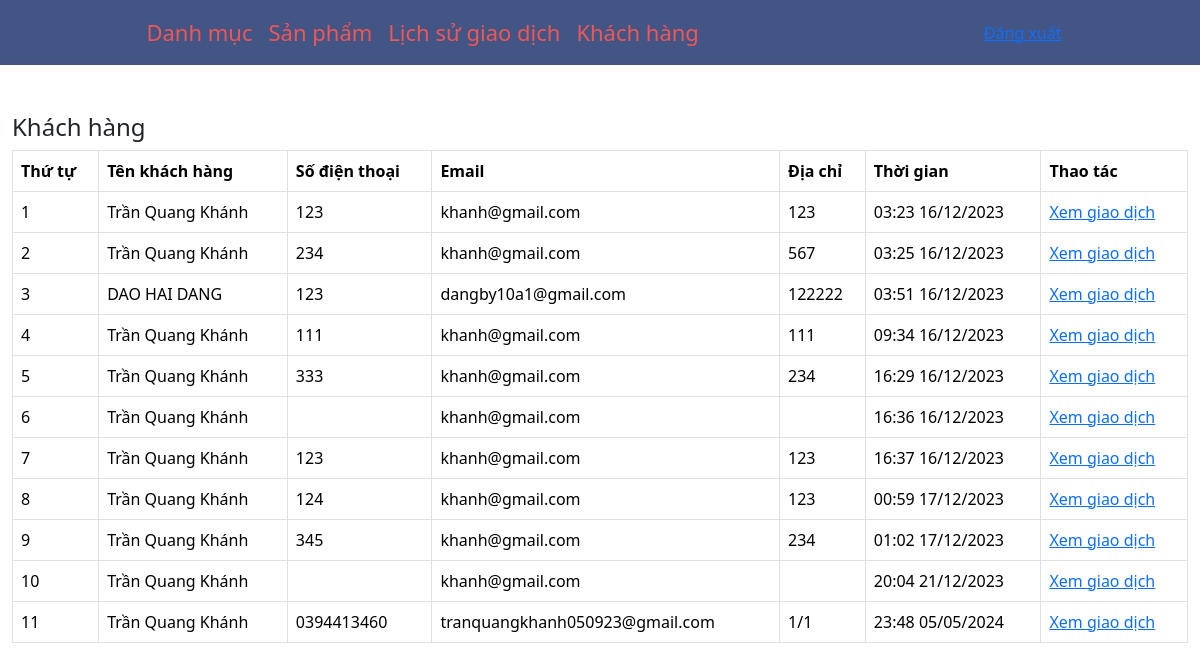
The app's page /admin/xulykhachhang.php with its own data.
### tables this page shows
CREATE TABLE `orders` (
  `order_id` int(11) NOT NULL,
  `fullname` varchar(100) NOT NULL,
  `email` varchar(100) NOT NULL,
  `phone_number` varchar(20) NOT NULL,
  `address` varchar(100) NOT NULL,
  `note` varchar(100) NOT NULL,
  `order_date` varchar(100) NOT NULL,
  `quantity` int(11) NOT NULL,
  `price` float NOT NULL,
  `payment_method` varchar(20) NOT NULL
);

### admin/xulykhachhang.php (the view, shortened to what this page needs)
<?php
	include('../database/connect.php');
?>
<!DOCTYPE html>
<html lang="en">
<head>
    <link href="../assets/css/boostrap.css" rel="stylesheet" type="text/css" media="all" />
</head>
<body>
    <nav class="navbar navbar-expand-lg navbar-light bg-light">
        <div class="collapse navbar-collapse" id="navbarNav">
            <ul class="navbar-nav">
                <li class="nav-item">
                    <a class="nav-link" href="xulydanhmuc.php">Danh mục</a>
                </li>
                <li class="nav-item">
                    <a class="nav-link" href="xulysanpham.php">Sản phẩm</a>
                </li>
                <li class="nav-item">
                    <a class="nav-link" href="xulykhachhang.php">Lịch sử giao dịch</a>
                </li>
                <li class="nav-item">
                    <a class="nav-link" href="xulykhachhang.php">Khách hàng</a>
                </li>
            </ul>
            <div style="text-align:right">
                <a href="../include/login.php">Đăng xuất</a>
            </div>
        </div>
    </nav><br><br>
    <div class="container-fluid">
        <div class="row">
            <div class="col-md-12">
                <h4>Khách hàng</h4>
                <?php
				$sql="SELECT * FROM orders";
                $result = mysqli_query($connect,$sql);
				?>
                <table class="table table-bordered ">
                    <tr>
                        <th>Thứ tự</th>
                        <th>Tên khách hàng</th>
                        <th>Số điện thoại</th>
                        <th>Email</th>
                        <th>Địa chỉ</th>
                        <th>Thời gian</th>
                        <th>Thao tác</th>
                    </tr>
                    <?php
					$i = 0;
					while($row_order  = mysqli_fetch_array($result)){
						$i++;
					?>
                    <tr>
                        <td><?php echo $i; ?></td>
                        <td><?php echo $row_order['fullname']; ?></td>
                        <td><?php echo $row_order['phone_number']; ?></td>
                        <td><?php echo $row_order['email'] ?></td>
                        <td><?php echo $row_order['address'] ?></td>
                        <td><?php echo $row_order['order_date'] ?></td>
                        <td><a href="../admin/xulydonhang.php?tg=<?php echo urlencode($row_order['order_date'])?>">Xem
                                giao
                                dịch</a></td>
                    </tr>
                    <?php
					}
					?>
                </table>
            </div>
        </div>
    </div>
</body>
</html>

### records on screen
orders: fullname "Trần Quang Khánh", phone_number "123", email "khanh@gmail.com", address "123", order_date "03:23 16/12/2023"
orders: fullname "Trần Quang Khánh", phone_number "234", email "khanh@gmail.com", address "567", order_date "03:25 16/12/2023"
orders: fullname "DAO HAI DANG", phone_number "123", email "dangby10a1@gmail.com", address "122222", order_date "03:51 16/12/2023"
orders: fullname "Trần Quang Khánh", phone_number "111", email "khanh@gmail.com", address "111", order_date "09:34 16/12/2023"
orders: fullname "Trần Quang Khánh", phone_number "333", email "khanh@gmail.com", address "234", order_date "16:29 16/12/2023"
orders: fullname "Trần Quang Khánh", email "khanh@gmail.com", order_date "16:36 16/12/2023"
orders: fullname "Trần Quang Khánh", phone_number "123", email "khanh@gmail.com", address "123", order_date "16:37 16/12/2023"
orders: fullname "Trần Quang Khánh", phone_number "124", email "khanh@gmail.com", address "123", order_date "00:59 17/12/2023"
orders: fullname "Trần Quang Khánh", phone_number "345", email "khanh@gmail.com", address "234", order_date "01:02 17/12/2023"
orders: fullname "Trần Quang Khánh", email "khanh@gmail.com", order_date "20:04 21/12/2023"
orders: fullname "Trần Quang Khánh", phone_number "0394413460", email "tranquangkhanh050923@gmail.com", address "1/1", order_date "23:48 05/05/2024"
